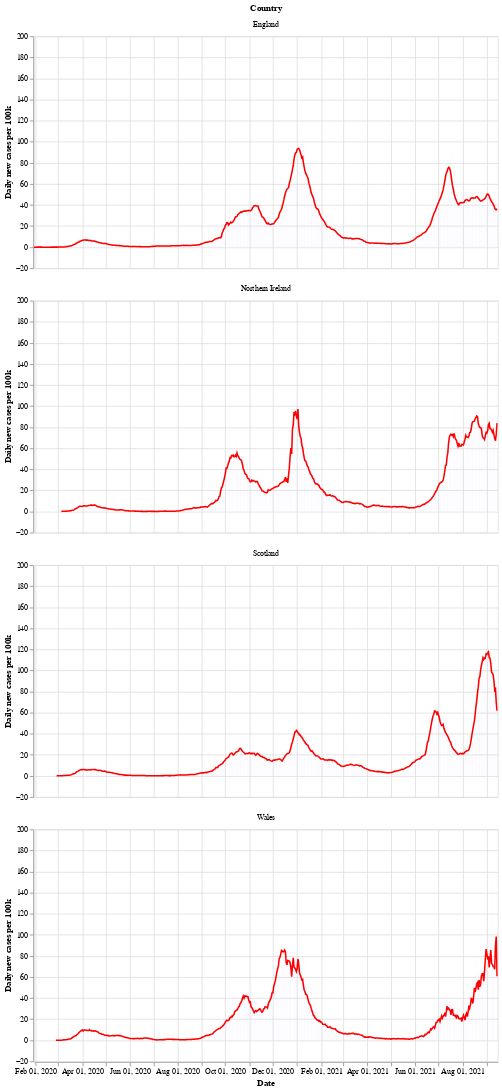

The code cell stored with this chart in its notebook:
### Markdown cell above
Next is a bar chart of the number of new cases in each country (per 100k population), with the 7 day moving average of cases. Again we see that Wales saw a longer period of raising and falling cases compared to the other countries.

After a period of cases falling, each nation is now seeing a rise in the number of cases - especially in Wales.

### Code cell
# collapse
bars = alt.Chart(uk_cases).mark_bar().encode(
    x=alt.X("yearmonthdate(date):T", axis=alt.Axis(title='Date')),
    y=alt.Y("newCasesRate:Q", axis=alt.Axis(title='Daily new cases per 100k')),
    tooltip='newCasesRate',
    color=alt.condition(
        alt.datum.dailyChange > 0,
        alt.value("orange"),  # The positive color
        alt.value("blue")  # The negative color
    )
).properties(title='New cases per 100k population with rolling 7 day average', width=600).interactive()
line = alt.Chart(uk_cases).mark_line(
    color='red',
    size=2,
).transform_window(
    rolling_mean='mean(newCasesRate)',
    frame=[0, 7],
    groupby=['areaName']
).encode(
    x='yearmonthdate(date):T',
    y='rolling_mean:Q'
)
alt.layer(line, bars, data=uk_cases).facet(alt.Row('areaName', title='Country'), columns=1)

### Figure 1 — Vega-Lite specification as saved in the notebook (floating-point values rounded to 4 significant figures; data arrays with more than 128 entries replaced by an {"elided": "..."} marker saying what was removed)
{"config": {"view": {"continuousWidth": 400, "continuousHeight": 300}}, "data": {"name": "data-45055652ef3a1f26bf895c18e42dc49b"}, "facet": {"type": "nominal", "field": "areaName", "title": "Country"}, "spec": {"layer": [{"mark": {"type": "line", "color": "red", "size": 2}, "encoding": {"x": {"type": "temporal", "field": "date", "timeUnit": "yearmonthdate"}, "y": {"type": "quantitative", "field": "rolling_mean"}}, "transform": [{"window": [{"op": "mean", "field": "newCasesRate", "as": "rolling_mean"}], "frame": [0, 7], "groupby": ["areaName"]}]}, {"mark": "bar", "encoding": {"color": {"condition": {"value": "orange", "test": "(datum.dailyChange > 0)"}, "value": "blue"}, "tooltip": {"type": "quantitative", "field": "newCasesRate"}, "x": {"type": "temporal", "axis": {"title": "Date"}, "field": "date", "timeUnit": "yearmonthdate"}, "y": {"type": "quantitative", "axis": {"title": "Daily new cases per 100k"}, "field": "newCasesRate"}}, "selection": {"selector002": {"type": "interval", "bind": "scales", "encodings": ["x", "y"]}}, "title": "New cases per 100k population with rolling 7 day average", "width": 600}]}, "columns": 1, "$schema": "https://vega.github.io/schema/vega-lite/v4.8.1.json", "datasets": {"data-45055652ef3a1f26bf895c18e42dc49b": {"elided": "2284 records"}}}
